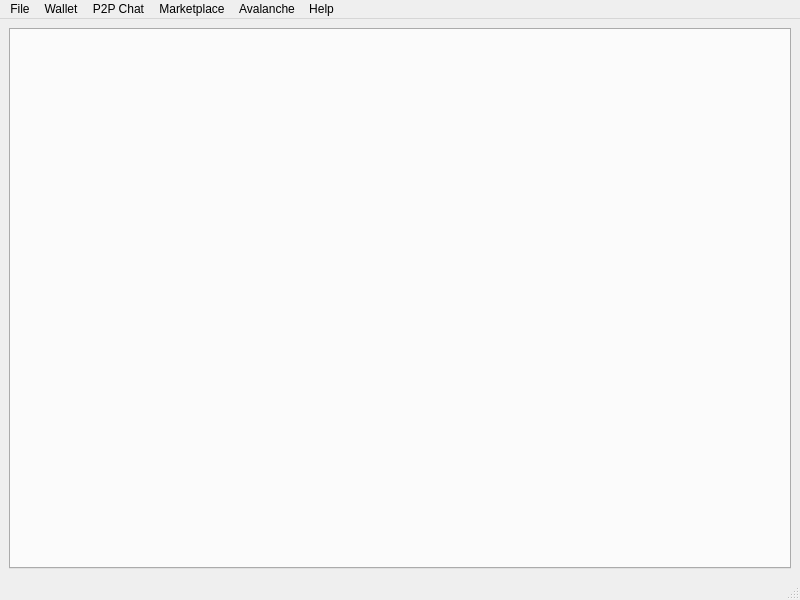
<?xml version="1.0" encoding="UTF-8"?>
<ui version="4.0">
 <class>MainWindow</class>
 <widget class="QMainWindow" name="MainWindow">
  <property name="geometry">
   <rect>
    <x>0</x>
    <y>0</y>
    <width>800</width>
    <height>600</height>
   </rect>
  </property>
  <property name="windowTitle">
   <string>MainWindow</string>
  </property>
  <widget class="QWidget" name="centralwidget">
   <layout class="QVBoxLayout" name="verticalLayout">
    <item>
     <widget class="QTabWidget" name="tabWidget">
      <property name="currentIndex">
       <number>-1</number>
      </property>
     </widget>
    </item>
   </layout>
  </widget>
  <widget class="QMenuBar" name="menubar">
   <property name="geometry">
    <rect>
     <x>0</x>
     <y>0</y>
     <width>800</width>
     <height>23</height>
    </rect>
   </property>
   <widget class="QMenu" name="menuWallet">
    <property name="title">
     <string>Wallet</string>
    </property>
    <addaction name="actionOpen_Wallet_Manager"/>
    <addaction name="actionNew_Wallet"/>
    <addaction name="actionOpen_Existing"/>
    <addaction name="actionClose_Wallet"/>
   </widget>
   <widget class="QMenu" name="menuP2P_Chat">
    <property name="title">
     <string>P2P Chat</string>
    </property>
    <addaction name="actionConnect_Peer"/>
    <addaction name="actionNetwork_STats"/>
    <addaction name="actionAVXTO_Chat"/>
    <addaction name="actionAVXTO_Whale_Chat"/>
   </widget>
   <widget class="QMenu" name="menuMarketplace">
    <property name="title">
     <string>Marketplace</string>
    </property>
    <addaction name="actionOffer_AVXTO"/>
    <addaction name="actionView_AVXTO_Bids"/>
    <addaction name="actionAuto_Buy_AVXTO"/>
    <addaction name="actionMy_AVXTO_Stats"/>
   </widget>
   <widget class="QMenu" name="menuAvalanche">
    <property name="title">
     <string>Avalanche</string>
    </property>
    <widget class="QMenu" name="menuValidators">
     <property name="title">
      <string>Validators</string>
     </property>
     <addaction name="actionConnected"/>
     <addaction name="actionWorld_Map"/>
     <addaction name="actionLaunch_Validator"/>
     <addaction name="actionCheck_Uptime"/>
    </widget>
    <widget class="QMenu" name="menuL1_Manager">
     <property name="title">
      <string>L1 Manager</string>
     </property>
     <addaction name="actionL1_Dashboard"/>
     <addaction name="actionLaunch_L1"/>
     <addaction name="actionCross_L1_Transfer"/>
    </widget>
    <addaction name="actionNetwork_Stats"/>
    <addaction name="actionMessages_Log"/>
    <addaction name="actionConnected_Peers"/>
    <addaction name="menuValidators"/>
    <addaction name="menuL1_Manager"/>
   </widget>
   <widget class="QMenu" name="menuHelp">
    <property name="title">
     <string>Help</string>
    </property>
    <addaction name="actionAbout_AVAX_Toolbox"/>
    <addaction name="actionAbout_Qt"/>
   </widget>
   <widget class="QMenu" name="menuFile">
    <property name="title">
     <string>File</string>
    </property>
    <addaction name="actionNew_Session"/>
    <addaction name="actionSave_Session"/>
    <addaction name="actionClose_Session"/>
    <addaction name="actionConfiguration"/>
    <addaction name="actionExit"/>
   </widget>
   <addaction name="menuFile"/>
   <addaction name="menuWallet"/>
   <addaction name="menuP2P_Chat"/>
   <addaction name="menuMarketplace"/>
   <addaction name="menuAvalanche"/>
   <addaction name="menuHelp"/>
  </widget>
  <widget class="QStatusBar" name="statusbar"/>
  <action name="actionNew_Wallet">
   <property name="text">
    <string>New Wallet</string>
   </property>
  </action>
  <action name="actionOpen_Existing">
   <property name="text">
    <string>Open Existing</string>
   </property>
  </action>
  <action name="actionConnect_Peer">
   <property name="text">
    <string>Connect Peer</string>
   </property>
  </action>
  <action name="actionNetwork_STats">
   <property name="text">
    <string>Network Stats</string>
   </property>
  </action>
  <action name="actionNetwork_Stats">
   <property name="text">
    <string>Network Stats</string>
   </property>
  </action>
  <action name="actionMessages_Log">
   <property name="text">
    <string>Latest Txs</string>
   </property>
  </action>
  <action name="actionConnected_Peers">
   <property name="text">
    <string>Connected Peers</string>
   </property>
  </action>
  <action name="actionOffer_AVXTO">
   <property name="text">
    <string>Offer AVXTO</string>
   </property>
  </action>
  <action name="actionView_AVXTO_Bids">
   <property name="text">
    <string>View AVXTO Bids</string>
   </property>
  </action>
  <action name="actionSave_Session">
   <property name="text">
    <string>Save Session</string>
   </property>
  </action>
  <action name="actionExit">
   <property name="text">
    <string>Exit</string>
   </property>
  </action>
  <action name="actionAuto_Buy_AVXTO">
   <property name="text">
    <string>Auto Buy AVXTO</string>
   </property>
  </action>
  <action name="actionMy_AVXTO_Stats">
   <property name="text">
    <string>My AVXTO Stats</string>
   </property>
  </action>
  <action name="actionAbout_AVAX_Toolbox">
   <property name="text">
    <string>About AVAX Toolbox</string>
   </property>
  </action>
  <action name="actionAbout_Qt">
   <property name="text">
    <string>About Qt</string>
   </property>
  </action>
  <action name="actionConnected">
   <property name="text">
    <string>Connected</string>
   </property>
  </action>
  <action name="actionWorld_Map">
   <property name="text">
    <string>World Map</string>
   </property>
  </action>
  <action name="actionLaunch_Validator">
   <property name="text">
    <string>Launch Validator</string>
   </property>
  </action>
  <action name="actionCheck_Uptime">
   <property name="text">
    <string>Check Uptime</string>
   </property>
  </action>
  <action name="actionPortfolio">
   <property name="text">
    <string>Portfolio</string>
   </property>
  </action>
  <action name="actionMy_Transactions">
   <property name="text">
    <string>My Transactions</string>
   </property>
  </action>
  <action name="actionL1_Dashboard">
   <property name="text">
    <string>L1 Dashboard</string>
   </property>
  </action>
  <action name="actionLaunch_L1">
   <property name="text">
    <string>Launch L1</string>
   </property>
  </action>
  <action name="actionCross_Chain_Transfer">
   <property name="text">
    <string>Cross Chain Transfer</string>
   </property>
  </action>
  <action name="actionCross_L1_Transfer">
   <property name="text">
    <string>Cross L1 Transfer</string>
   </property>
  </action>
  <action name="actionAVXTO_Chat">
   <property name="text">
    <string>AVXTO Chat</string>
   </property>
  </action>
  <action name="actionAVXTO_Whale_Chat">
   <property name="text">
    <string>AVXTO Whale Chat</string>
   </property>
  </action>
  <action name="actionConfiguration">
   <property name="text">
    <string>Configuration</string>
   </property>
  </action>
  <action name="actionNew_Session">
   <property name="text">
    <string>New Session</string>
   </property>
  </action>
  <action name="actionClose_Session">
   <property name="text">
    <string>Close Session</string>
   </property>
  </action>
  <action name="actionOpen_Wallet_Manager">
   <property name="text">
    <string>Open Wallet Manager</string>
   </property>
  </action>
  <action name="actionClose_Wallet">
   <property name="text">
    <string>Close Wallet</string>
   </property>
  </action>
 </widget>
 <resources/>
 <connections/>
</ui>
